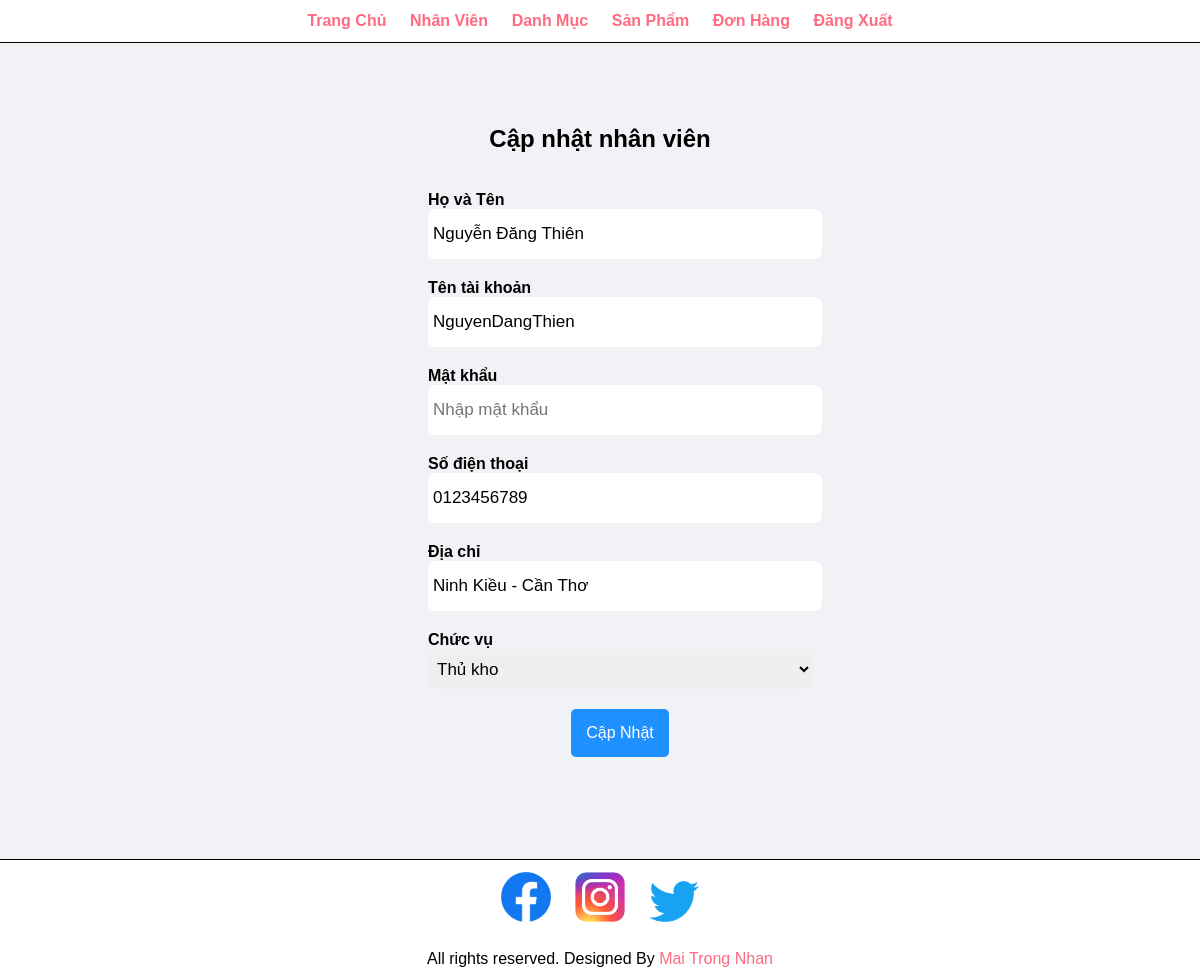
Page /admin/update-admin.php?id=8 (signed in) on the earlier database version.
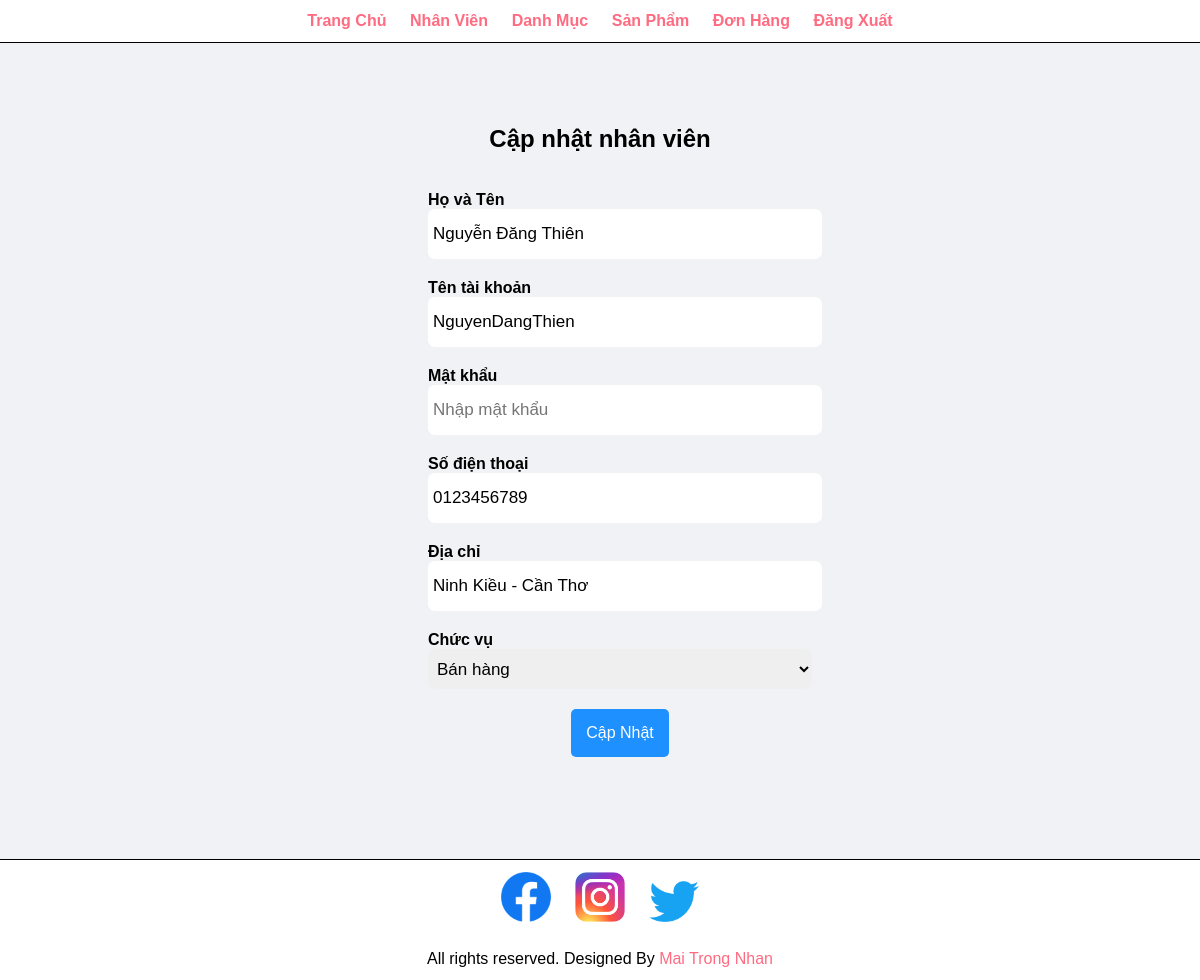
Same page on the later database version.
### tables this page shows
CREATE TABLE `NhanVien` (
  `MSNV` int(5) NOT NULL,
  `HoTenNV` varchar(50) DEFAULT NULL,
  `UserName` varchar(50) DEFAULT NULL,
  `Password` varchar(50) DEFAULT NULL,
  `ChucVu` varchar(50) DEFAULT NULL,
  `DiaChi` varchar(50) DEFAULT NULL,
  `SoDienThoai` varchar(10) DEFAULT NULL CHECK (1 = `SoDienThoai` regexp '^[0-9]{10}$')
);

### Config/connect.php (called while the page is built, shortened)
<?php
function executeSQLResult ($conn, $sql) {
    $result = mysqli_query($conn, $sql);
    $data = array();
    while ($row = mysqli_fetch_array($result)) {
        $data[] = $row;
    }
    return $data;
}
?>

### Admin/update-admin.php (the view, shortened to what this page needs)
<?php
include('./layouts/header.php');
if (isset($_GET['id'])) {
    $id = $_GET['id'];
    $conn = connectToDatabase();
    $sql = "SELECT * FROM NhanVien WHERE MSNV = $id";
    $result = executeSQLResult($conn, $sql);
    $HoVaTen = $result[0]['HoTenNV'];
    $UserName = $result[0]['UserName'];
    $ChucVu = $result[0]['ChucVu'];
    $DiaChi = $result[0]['DiaChi'];
    $SoDienThoai = $result[0]['SoDienThoai'];
} else {
    $_SESSION['error'] = 'Không lấy được thông tin nhân viên';
    header('Location: ' . URL . '/Admin/manager-admin.php');
}
function CheckPosition($value, $ChucVu)
{
    if ($ChucVu == $value) {
        echo "selected";
    }
}
?>
<section class="main">
    <div class="container">
        <h1 class="text-center">Cập nhật nhân viên</h1>
        <br>
        <form action="" method="POST">
            <div class="group-input">
                <p><b>Họ và Tên</b></p>
                <input type="text" name="FullName" value="<?php echo $HoVaTen; ?>" required placeholder="Nhập họ và tên *" class="format-ip">
            </div>
            <div class="group-input">
                <p><b>Tên tài khoản</b></p>
                <input type="text" name="UserName" value="<?php echo $UserName; ?>" placeholder="Nhập tên tài khoản  *" class="format-ip" required>
            </div>
            <div class="group-input">
                <p><b>Mật khẩu</b></p>
                <input type="password" name="Password" placeholder="Nhập mật khẩu" class="format-ip">
            </div>
            <div class="group-input">
                <p><b>Số điện thoại</b></p>
                <input type="number" name="Phone" value="<?php echo $SoDienThoai; ?>" required placeholder="Nhập số điện thoại *" class="format-ip">
            </div>
            <div class="group-input">
                <p><b>Địa chỉ</b></p>
                <input type="text" name="Address" value="<?php echo $DiaChi; ?>" required placeholder="Nhập địa chỉ *" class="format-ip">
            </div>
            <div class="group-input">
                <p><b>Chức vụ</b></p>
                <Select name="Position" class="format-ip">
                    <option value="Thủ kho" <?php CheckPosition("Thủ kho", $ChucVu) ?>>Thủ kho</option>
                    <option value="Bán hàng" <?php CheckPosition("Bán hàng", $ChucVu) ?>>Bán hàng</option>
                </Select>
            </div>
            <div class="group-input">
                <input type="submit" id="update" value="Cập Nhật" name="submit" class="btn-primary">
            </div>
        </form>
    </div>
</section>
<?php
include('./layouts/footer.php');
?>

Differences in the rows shown:
changed nhanvien "Nguyễn Đăng Thiên": Position "Thủ kho" → "Bán hàng"
